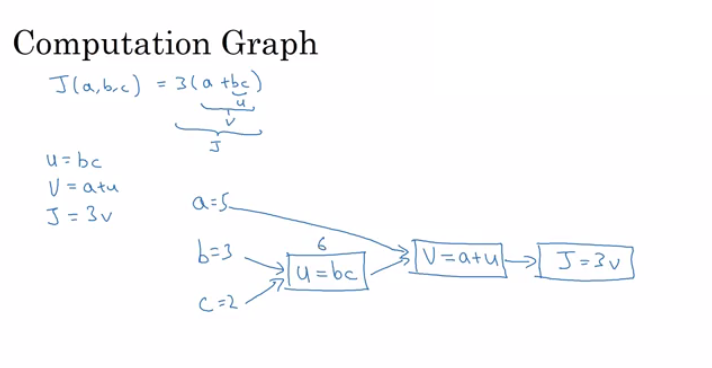
#> input picture API/raw.png, 712 x 368 px
$ python -i image_process.py   (imports and definitions only)   (older library calls are emulated)
#> lines starting #> are read from the running program, lines starting #| are printed output that depends on the picture
#> further down, picture is the input picture: shape (368, 712, 3); mean B, G, R 252, 250.6, 250.7
from email.mime import image
import cv2
from PIL import Image, ImageFilter
# from io import BytesIO
import numpy as np
from skimage.color import rgb2gray
from skimage.feature import corner_peaks, corner_harris


#None
# [14 lines left out: functions edge_detect, gaussianBlur, not called in this run]


#Om soni                     ## Image Path
def averaging(img, ksize = 5):
    blur = cv2.blur(img,(ksize, ksize))
    return blur


#Sudhit
def negate(img):
    neg = 255-img
    return neg

# Karan
# [41 lines left out: functions opening, canny_edge, blackHat, morph, not called in this run]

## Dhruv Jain
def imageFunc(img, thresh = 150, max_value = 255):

#> called with thresh = 150, max_value = 255
    image = cv2.cvtColor(img, cv2.COLOR_BGR2RGB)
    grayimage = cv2.cvtColor(image, cv2.COLOR_BGR2GRAY)
    xyz,im_blackwhite = cv2.threshold(grayimage, thresh, max_value, cv2.COLOR_BGR2RGB)
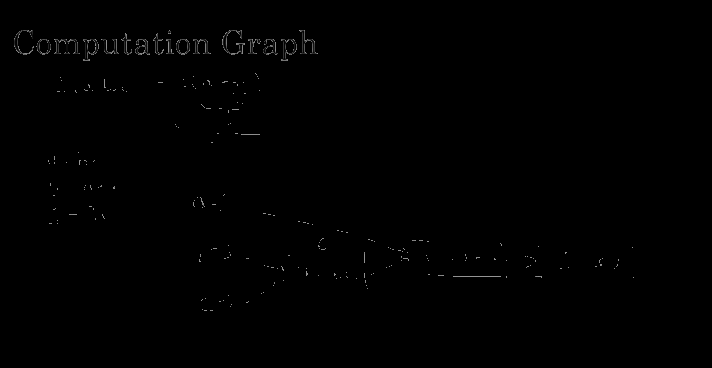
#> im_blackwhite: shape (368, 712); min 0, max 150, mean 0.8
#> xyz = 150
    return im_blackwhite

## Yatrik Shah
# [60 lines left out: functions erosion, dilation, sobel, contrast_stretch, closing, harris and 1 more, not called in this run]
1
#Keyur Desai
def median_blur(img, ksize = 3):
    img = cv2.medianBlur(img, ksize = ksize)
    return img

#Pathey
# [31 lines left out: functions laplacian, sobel_scharr, sharpen, not called in this run]

>>> import cv2
>>> picture = cv2.imread('raw.png')
>>> result = imageFunc(picture)
